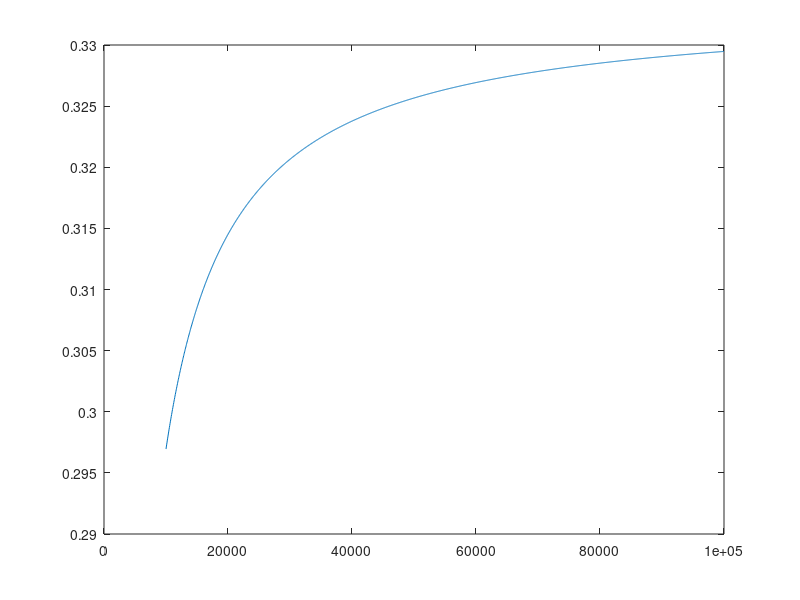

The MATLAB source for this figure:
c1=820e-9;
c3=820e-9;
dr=250;
r2=20e3;
r4=10e3;

 %r=[1941:5:19409];
first=1;
for f=[10e3:50:100e3]
    
    r=1./(f.*c1*2*pi);
    r1=r+dr;
    r3=r;
    
    if first
        vd=sqrt((16.*pi.^4.*c1.^2.*c3.^2.*f.^4.*r1.^2.*r3.^2.*r4.^2+4.*pi.^2.*c1.^2.*f.^2.*r1.^2.*r4.^2-8.*pi.^2.*c1.^2.*f.^2.*r1.*r2.*r3.*r4+4.*pi.^2.*c1.^2.*f.^2.*r2.^2.*r3.^2-8.*pi.^2.*c1.*c3.*f.^2.*r2.*r3.^2.*r4+4.*pi.^2.*c3.^2.*f.^2.*r3.^2.*r4.^2+r4.^2)/((r4+r2).^2.*(16.*pi.^4.*c1.^2.*c3.^2.*f.^4.*r1.^2.*r3.^2+4.*pi.^2.*c1.^2.*f.^2.*r1.^2+8.*pi.^2.*c1.^2.*f.^2.*r1.*r3+4.*pi.^2.*c1.^2.*f.^2.*r3.^2+8.*pi.^2.*c1.*c3.*f.^2.*r3.^2+4.*pi.^2.*c3.^2.*f.^2.*r3.^2+1)));
        first=0;
    else
       vd=[vd,sqrt((16.*pi.^4.*c1.^2.*c3.^2.*f.^4.*r1.^2.*r3.^2.*r4.^2+4.*pi.^2.*c1.^2.*f.^2.*r1.^2.*r4.^2-8.*pi.^2.*c1.^2.*f.^2.*r1.*r2.*r3.*r4+4.*pi.^2.*c1.^2.*f.^2.*r2.^2.*r3.^2-8.*pi.^2.*c1.*c3.*f.^2.*r2.*r3.^2.*r4+4.*pi.^2.*c3.^2.*f.^2.*r3.^2.*r4.^2+r4.^2)/((r4+r2).^2.*(16.*pi.^4.*c1.^2.*c3.^2.*f.^4.*r1.^2.*r3.^2+4.*pi.^2.*c1.^2.*f.^2.*r1.^2+8.*pi.^2.*c1.^2.*f.^2.*r1.*r3+4.*pi.^2.*c1.^2.*f.^2.*r3.^2+8.*pi.^2.*c1.*c3.*f.^2.*r3.^2+4.*pi.^2.*c3.^2.*f.^2.*r3.^2+1)))];

    end
        
end
 plot([10e3:50:100e3],vd);